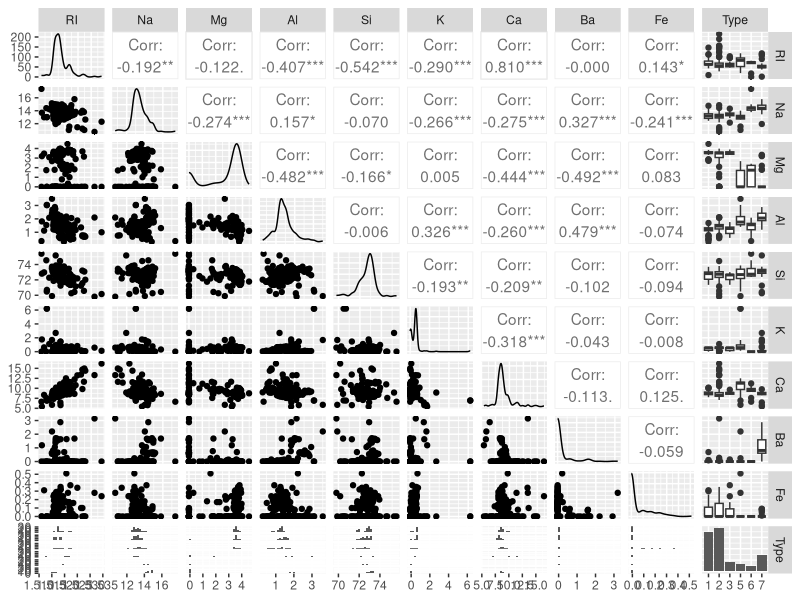
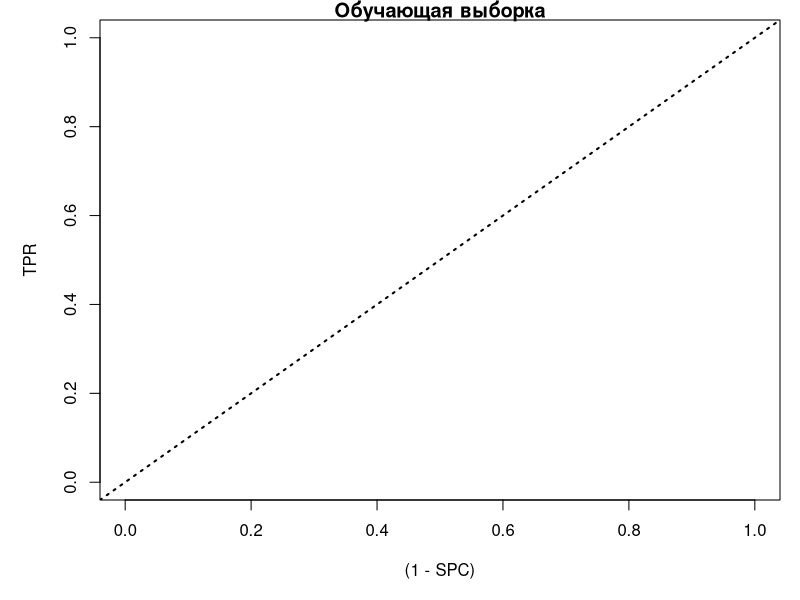

Here is the R script that generated these plots, in order: (Note: this script raises an error after producing the figures.)
library('GGally') 
library('MASS') 
library('mlbench')

my.seed <- 234
train.percent <- 0.75
options("ggmatrix.progress.bar" = FALSE) 

# Исходные данные: набор Glass —-------------------------------------------— 
?Glass
head(data(Glass)) 
 

str(data(Glass))
# графики разброса 
ggp <- ggpairs(Glass)
print(ggp, progress = FALSE) 

#отбираем наблюдения в обучающую выборку
set.seed(my.seed) 
inTrain <- sample(seq_along(Glass$Type), 
                  nrow(Glass)*train.percent) 
df <- Glass[inTrain, ] 

df <- Glass 
df$Type <- as.numeric(df$Type) 
for (i in 1:214){ 
  if(df[i, 'Type'] != 1){ 
    df[i, 'Type'] = 0} 
}
# доли наблюдений в столбце Type
table(Glass$Type) / sum(table(Glass$Type))


# фактические значения на обучающей выборке 
Факт <- df$Type


#Логистичская регрессия---------------
utils::data(Glass, package = "mlbench")
model.logit <- glm(Type ~ Na + Mg + Al + Si + K + Ca + Ba + Fe, data = df, family = 'binomial')
summary(model.logit)

# прогноз: вероятности принадлежности классу 'Yes' (дефолт)
p.logit <- predict(model.logit, df, type = 'response')
Прогноз <- factor(ifelse(p.logit > 0.5, 2, 1),
                  levels = c(1, 2),
                  labels = c('No', 'Yes'))

# матрица неточностей
conf.m <- table(Факт, Прогноз)
conf.m

# чувствительность
conf.m[2, 2] / sum(conf.m[2, ])

# специфичность
conf.m[1, 1] / sum(conf.m[1, ])

# верность
sum(diag(conf.m)) / sum(conf.m)


#QDA---------

model.qda <- qda(Type ~ Na + Mg + Al + Si + K + Ca + Ba + Fe, data = df[inTrain, ])
model.qda
# прогноз: вероятности принадлежности классу 'Yes' (дефолт) 
p.qda <- predict(model.qda, df, type = 'response') 
Прогноз <- factor(ifelse(p.qda$posterior[, '1'] > 0.5, 
                         2, 1), 
                  levels = c(1, 2), 
                  labels = c('No', 'Yes')) 

# матрица неточностей 
conf.m <- table(Факт, Прогноз) 
conf.m 

# чувствительность 
conf.m[2, 2] / sum(conf.m[2, ]) 
# специфичность 
conf.m[1, 1] / sum(conf.m[1, ]) 
# верность 
sum(diag(conf.m)) / sum(conf.m) 

#ROC-кривая-----------------------

x <- NULL # для (1 - SPC) 
y <- NULL # для TPR 
x1 <- NULL 
y1 <- NULL 
# заготовка под матрицу неточностей 
tbl <- as.data.frame(matrix(rep(0, 4), 2, 2)) 
rownames(tbl) <- c('fact.No', 'fact.Yes') 
colnames(tbl) <- c('predict.No', 'predict.Yes') 
# вектор вероятностей для перебора 
p.vector <- seq(0, 1, length = 501) 
# цикл по вероятностям отсечения 
for (p in p.vector){ 
  # прогноз 
  Прогноз <- factor(ifelse(p.qda$posterior[, '1'] > p, 
                           2, 1), 
                    levels = c(1, 2), 
                    labels = c('No', 'Yes')) 
  
  # фрейм со сравнением факта и прогноза 
  df.compare <- data.frame(Факт = Факт, Прогноз = Прогноз) 
  
  # заполняем матрицу неточностей 
  tbl[1, 1] <- nrow(df.compare[df.compare$Факт == 'No' & df.compare$Прогноз == 'No', ]) 
  tbl[2, 2] <- nrow(df.compare[df.compare$Факт == 'Yes' & df.compare$Прогноз == 'Yes', ]) 
  tbl[1, 2] <- nrow(df.compare[df.compare$Факт == 'No' & df.compare$Прогноз == 'Yes', ]) 
  tbl[2, 1] <- nrow(df.compare[df.compare$Факт == 'Yes' & df.compare$Прогноз == 'No', ]) 
  
  # считаем характеристики 
  TPR <- tbl[2, 2] / sum(tbl[2, 2] + tbl[2, 1]) 
  y <- c(y, TPR) 
  SPC <- tbl[1, 1] / sum(tbl[1, 1] + tbl[1, 2]) 
  x <- c(x, 1 - SPC) 
} 
for (p in p.vector){ 
  # прогноз 
  Прогноз1 <- factor(ifelse(p.logit > p, 
                            2, 1), 
                     levels = c(1, 2), 
                     labels = c('No', 'Yes')) 
  
  # фрейм со сравнением факта и прогноза 
  df.compare <- data.frame(Факт = Факт, Прогноз1 = Прогноз1) 
  
  #заполняем матрицу неточностей 
  tbl[1, 1] <- nrow(df.compare[df.compare$Факт == 'No' & df.compare$Прогноз == 'No', ]) 
  tbl[2, 2] <- nrow(df.compare[df.compare$Факт == 'Yes' & df.compare$Прогноз == 'Yes', ]) 
  tbl[1, 2] <- nrow(df.compare[df.compare$Факт == 'No' & df.compare$Прогноз == 'Yes', ]) 
  tbl[2, 1] <- nrow(df.compare[df.compare$Факт == 'Yes' & df.compare$Прогноз == 'No', ])
  
  # считаем характеристики 
  TPR <- tbl[2, 2] / sum(tbl[2, 2] + tbl[2, 1]) 
  y1 <- c(y1, TPR) 
  SPC <- tbl[1, 1] / sum(tbl[1, 1] + tbl[1, 2]) 
  x1 <- c(x1, 1 - SPC) 
} 
png(filename = 'pic02.png', bg = 'transparent')
# строим ROC-кривую 
par(mar = c(5, 5, 1, 1)) 
# кривая 
plot(x, y, main = 'Обучающая выборка',
     type = 'l', col = 'blue', lwd = 2, #qda
     xlab = '(1 - SPC)', ylab = 'TPR', 
     xlim = c(0, 1), ylim = c(0, 1)) 
lines(x1, y1, type = 'l', col = 'red', lwd = 2, #logit
      xlab = '(1 - SPC)', ylab = 'TPR', 
      xlim = c(0, 1), ylim = c(0, 1)) 
# прямая случайного классификатора 
abline(a = 0, b = 1, lty = 3, lwd = 2) 
# точка для вероятности 0.5 
points(x[p.vector == 0.5], y[p.vector == 0.5], pch = 16) 
text(x[p.vector == 0.5], y[p.vector == 0.5], 'p = 0.5(qda)', pos = 4) 
# точка для вероятности 0.2 
points(x[p.vector == 0.2], y[p.vector == 0.2], pch = 16) 
text(x[p.vector == 0.2], y[p.vector == 0.2], 'p = 0.2(qda)', pos = 4) 

# точка для вероятности 0.5 
points(x1[p.vector == 0.5], y1[p.vector == 0.5], pch = 16) 
text(x1[p.vector == 0.5], y1[p.vector == 0.5], 'p = 0.5(logit)', pos = 4) 
# точка для вероятности 0.2 
points(x1[p.vector == 0.2], y1[p.vector == 0.2], pch = 16) 
text(x1[p.vector == 0.2], y1[p.vector == 0.2], 'p = 0.2(logit)', pos = 4) 
dev.off()

Прогноз <- factor(ifelse(p.qda$posterior[, 'Yes'] > 0.2, 
                         2, 1),
                  levels = c(1, 2),
                  labels = c('No', 'Yes'))
conf.m <- table(Факт, Прогноз)
conf.m

# чувствительность
conf.m[2, 2] / sum(conf.m[2, ])

# специфичность
conf.m[1, 1] / sum(conf.m[1, ])

# верность
sum(diag(conf.m)) / sum(conf.m)
